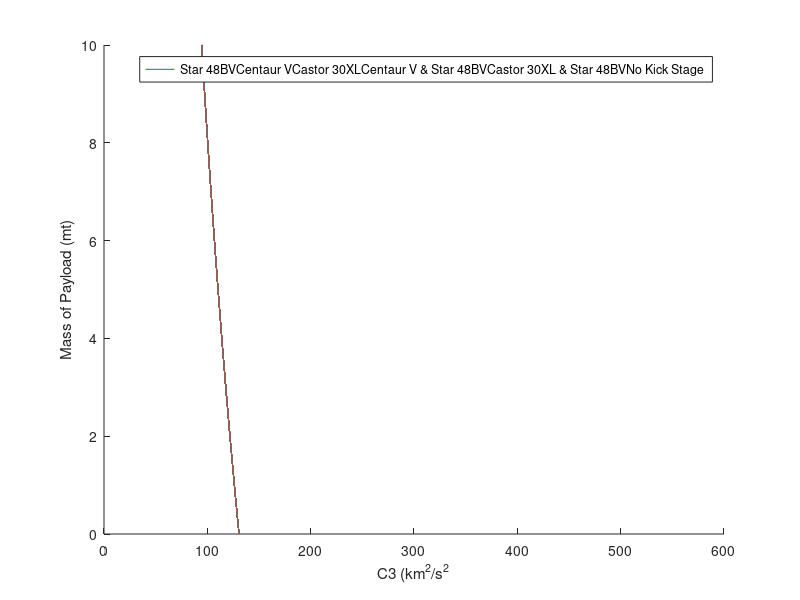

Reproduce this figure in MATLAB. (Note: this script raises an error after producing the figure.)
%%%%%%%%%%%%%%%%%%%%%%%%%%%%%%%%%%%%%%%%%%%%%%%%%%%%%%%%%%%%%%%%%%%%%%%%%%%
%Script Name: GenerateC3
%Description: generate final velocity
%Author: Austin Barrow and Propulsion Team
%%%%%%%%%%%%%%%%%%%%%%%%%%%%%%%%%%%%%%%%%%%%%%%%%%%%%%%%%%%%%%%%%%%%%%%%%%%
clc;
clear all;

m_pay = (0:1:10000);
array_LV = "Starship";
%array_LV = ["SLS Block 1", "SLS Block 1B", "SLS BLock 2", "Falcon Heavy", "Starship", "New Glenn", "Vulcan 6S"]; % Array of Launch Vehicles


kick_Stage = ["Star 48BV", "Centaur V", "Nuclear", "Castor 30XL", "Hybrid", "Centaur V & Star 48BV", ...
        "Centaur V & Nuclear", "Centaur V & Hybrid", "Star 48BV & Hybrid", "Star 48 BV & Nuclear", ...
        "Hybrid & Nuclear", "Castor 30XL & Star 48BV", "Castor 30XL & Nuclear", "Castor 30XL & Hybrid","No Kick Stage"];

kick_Stage = ["Star 48BV", "Centaur V", "Castor 30XL", "Centaur V & Star 48BV", ...
         "Castor 30XL & Star 48BV",  "No Kick Stage"];
%kick_Stage = ["Star 48BV", "Centaur V", "No Kick Stage"];

%kick_Stage = "No Kick Stage";
g_E = 9.81; % (m/s^2)
v_esc_E = 11200; % Escape velocity of Earth from LEO m/s

% function [final_v, invalid, added_V] = generateC3( candidateArchitecture, m_pay )
    % Inputs: Launch Vehicle, Kick Stage Propulsion, C3 values (0,10,20,30,40,50,60,70,80,90,100, 110, 120)
    % Outputs: Delta V, Delta V caused by Kick Stage, Mass Payload, Structural Mass, Mass Propellant

    %% Setting Constants and Assumed Values (values to iterate over)
  
figure(1);
hold on;
    
    
%% Switch statement to determine assumed ISP (Impulse), Lambda (Payload 
% Fraction), Inert Mass Fraction for kick stage
for i = 1:length(kick_Stage)
    kick = kick_Stage(i);
    switch kick 
        case "Star 48BV" % Solid Rocket 
            num_Kick = 1;
            isp = 286;
            lambda = 0.939;
            m_kick1 = 2624 + m_pay;
        case "Centaur V" %Liquid
            num_Kick = 1;
            isp = 451; % LH2/LOX
            lambda = 0.91; % Centaur Kick Stage
            m_kick1 = 22825 + m_pay;
        case "Castor 30XL"
            num_Kick = 1;
            isp = 294;
            lambda = .944;
            m_kick1 = 26406.79 + m_pay;
        case "Nuclear" % LOOK AT BMX TECHNOLOGIES
            num_Kick = 1;
            isp = 875; 
            lambda = 0.74; 
            m_kick1 = 2547.375 + m_pay;
        case "Hybrid" % SNC Vortex Engine
            num_Kick = 1;
            isp = 325;
            lambda = 0.875;
            m_kick1 = 2200 + m_pay;
        case "Centaur V & Star 48BV" %Liquid
            num_Kick = 2;
            isp1 = 451; % LH2/LOX
            lambda1 = 0.91; % Centaur Kick Stage
            isp2 = 286; %Star 48BV
            lambda2 = 0.939;
            m_kick2 = 2624 + m_pay;
            m_kick1 = 22825 + m_kick2; %Centaur Kick Stage hauling Star48BV
        case "Centaur V & Nuclear" % LOOK AT BMX TECHNOLOGIES
            num_Kick = 2;
            isp1 = 451; % LH2/LOX
            lambda1 = 0.91; % Centaur Kick Stage
            isp2 = 875; 
            lambda2 = 0.74; 
            m_kick2 = 2547.375 + m_pay; %needs to be updated, nuclear
            m_kick1 = 22825 + m_kick2; %Centaur Kick Stage hauling Nuclear
        case "Centaur V & Hybrid" % LOOK AT SIERRA NEVADA
            num_Kick = 2;
            isp1 = 451; % LH2/LOX
            lambda1 = 0.91; % Centaur Kick Stage
            isp2 = 325;
            lambda2 = 0.875; 
            m_kick2 = 2200 + m_pay; %needs to be updated, hybrid
            m_kick1 = 22825 + m_kick2; %Centaur Kick Stage hauling Hybrid
        case "Castor 30XL & Star 48BV" %Liquid
            num_Kick = 2;
            isp1 = 294;
            lambda1 = 0.944; 
            isp2 = 286; %Star 48BV
            lambda2 = 0.939;
            m_kick2 = 2624 + m_pay;
            m_kick1 = 26406.79 + m_kick2; %Castor 30XL Kick Stage hauling Star48BV
        case "Castor 30XL & Nuclear" % LOOK AT BMX TECHNOLOGIES
            num_Kick = 2;
            isp1 = 294;
            lambda1 = 0.944;
            isp2 = 875; 
            lambda2 = 0.74; 
            m_kick2 = 2547.375 + m_pay; %needs to be updated, nuclear
            m_kick1 = 26406.79 + m_kick2; %Castor 30XL Kick Stage hauling Nuclear
        case "Castor 30XL & Hybrid" % LOOK AT SIERRA NEVADA
            num_Kick = 2;
            isp1 = 294;
            lambda1 = 0.944;
            isp2 = 325;
            lambda2 = 0.875; 
            m_kick2 = 2200 + m_pay; %needs to be updated, hybrid
            m_kick1 = 26406.79 + m_kick2; %Castor 30XL Kick Stage hauling Hybrid
         case "Star 48BV & Hybrid" % Solid Rocket 
            num_Kick = 2;
            isp1 = 286;
            lambda1 = 0.939;
            isp2 = 325;
            lambda2 = 0.875;
            m_kick2 = 2200 + m_pay; %hybrid
            m_kick1 = 2624 + m_kick2;
        case "Star 48BV & Nuclear" % Solid Rocket 
            num_Kick = 2;
            isp2 = 875;
            lambda2 = 0.74;
            isp1 = 286;
            lambda1 = 0.939;
            m_kick2 = 2547.375 + m_pay; %needs to be updated, nuclear
            m_kick1 = 2624 + m_kick2;
        case "Hybrid & Nuclear" % Hybrid & Nuclear
            num_Kick = 2;
            isp1 = 875; % nuclear
            lambda1 = 0.74; % nuclear
            isp2 = 325; % hybrid
            lambda2 = 0.875; % Hybrid Kick Stage
            m_kick2 = 2200 + m_pay; %needs to be updated, nuclear
            m_kick1 = 2547.375 + m_kick2; %Centaur Kick Stage hauling Hybrid
        otherwise % No kick stage
            num_Kick = 0;
            m_kick1 = m_pay;
            
    end

    switch array_LV
        
        case "SLS Block 1"
            C3 = -1.36254651049771e-11 * (m_kick1)^3 + ...
                8.34210950132914e-07 * (m_kick1)^2 + -0.0189976032356646 ...
                * m_kick1 + 172.041984919931;
        case "SLS Block 1B"
            C3 = -1.15085276593111e-12 .* (m_kick1).^3 + ...
                1.18020100654521e-07 .* (m_kick1).^2 + ...
                -0.00587448959766228 .* m_kick1 + 119.768784427882;
        case "SLS Block 2"
            C3 = -1.10638439713243e-12 .* (m_kick1).^3 + ...
                1.21222227649818e-07 .* (m_kick1).^2 + ...
                -0.00602174622627308 .* m_kick1 + 124.597075687923;
        case "Falcon Heavy Recoverable"
            C3 = -6.19433969053741e-11 * (m_kick1)^3 + ...
                1.348688172148435e-06 * (m_kick1)^2 + -0.0160 * m_kick1 ...
                + 64.84;
        case "Starship" 
            C3 = (0.0047^2 .* (log(1500 ./ (5 .* (m_kick1 ./ 1000)+120) ) ).^2 - 0.0032^2 ) ...
                *1E6;
        case "New Glenn"
            C3 = -4.42248334552639e-11 * (m_kick1)^3 + ...
                4.98373417329502e-07 * (m_kick1)^2 + -0.0055 * m_kick1 ...
                + 30.7952;
        case "Vulcan 6S"
            C3 = -6.89376184059982e-11 * (m_kick1)^3 + ...
                1.82960892594491e-06 * (m_kick1)^2 + -0.0225 * m_kick1 ...
                + 116.117;
        otherwise 
            disp('HI');
            C3 = -1;
    end

    if(num_Kick == 1)        
        % Calculation mass propellant, inert mass, and Mass Ratio
        m_prop = (m_kick1 - m_pay) .* lambda;
        m_inert = (m_kick1 - m_pay - m_prop); % Structural mass of the kick stage (Mass minus final payload and propellant)
        MR = (m_pay + m_prop + m_inert) ./ (m_pay + m_inert); % Mass Ratio
    
        % Calculation of Velocity Infinite with rocket equation (m/s)
        added_V = g_E .* isp .* log(MR); 
    elseif(num_Kick == 2)
        %Stage 1:
        m_prop1 = (m_kick1 - m_kick2) .* lambda1;
        m_inert1 = (m_kick1 - m_kick2 - m_prop1); 
        MR = (m_kick2 + m_prop1 + m_inert1) ./ (m_kick2 + m_inert1); 
    
        added_V = g_E .* isp1 .* log(MR); 
        
        %Stage 2:
        m_prop2 = (m_kick2 - m_pay) .* lambda2;
        m_inert2 = (m_kick2 - m_pay - m_prop2); 
        MR = (m_pay + m_prop2 + m_inert2) ./ (m_pay + m_inert2); 
    
        added_V = added_V + g_E .* isp2 .* log(MR);
    else %num_kick = 0
        added_V = 0;
    end
    
    final_C3 = added_V/1000 + sqrt(C3+(v_esc_E/1000)^2);
    %final_C3 = (added_V ./ 1000 + sqrt(C3+(v_esc_E/1000).^2)).^2;
    final_C3 = ((added_V ./ 1000) + sqrt(C3)).^2;
    plot(final_C3, m_pay/1000);

end 

legend( kick_Stage )
xlabel("C3 (km^2/s^2");
xlim([0 600])
ylabel("Mass of Payload (mt)")

titleName = array_LV + " Mass vs C3 w/ Kick Stages";
title(titleName);


%% Switch statement to determine C3 (km^2/s^2) at given payload mass
% Uses equations from curvefit of C3 vs mass

% 
% invalid = false;
% if(C3 < 0) 
%     invalid = true;
%     final_v = 0;
%     added_V = 0;
%     return
% end 

%% Calculations 

%final_v = added_V/ 1000 + sqrt(C3+(v_esc_E/1000)^2);
